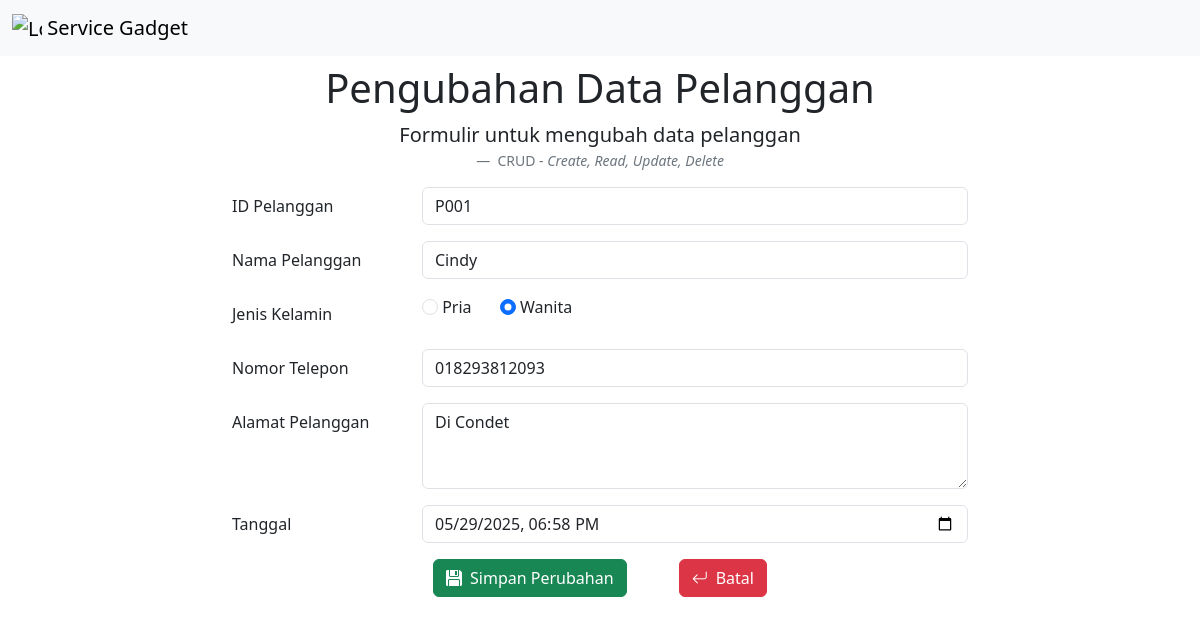
The page /kelola.php?tombol=ubahPelanggan&ubah=P001 on the database its author committed.
### tables this page shows
CREATE TABLE `pelanggan` (
  `id_pelanggan` varchar(10) NOT NULL,
  `nama_pelanggan` text NOT NULL,
  `jenis_kelamin` text NOT NULL,
  `nomor_telepon` char(20) NOT NULL,
  `alamat` text NOT NULL,
  `tanggal` datetime NOT NULL
);

### kelola.php (the view, shortened to what this page needs)
<!DOCTYPE html>
<html lang="en">
<head>
    <link href="css/bootstrap.min.css" rel="stylesheet">
    <link rel="stylesheet" href="bootstrap-icons/bootstrap-icons.min.css">
    <link rel="stylesheet" href="styles.css">
</head>
<body class="pt-5">
    <nav class="navbar fixed-top bg-body-tertiary">
        <div class="container-fluid">
            <a class="navbar-brand" href="#">
                <img src="img/menu_logo.png" alt="Logo" width="30" height="24" class="d-inline-block align-text-top">
                Service Gadget
            </a>
        </div>
    </nav>
    <div class="container">
                    <?php if (isset($_GET['tombol']) && $_GET['tombol'] == 'ubahPelanggan'): ?>
                        <h1 class="mt-3 text-center">Pengubahan Data Pelanggan</h1>
                        <figure class="text-center">
                            <blockquote class="blockquote">
                                <p>Formulir untuk mengubah data pelanggan</p>
                            </blockquote>
                                <?php endif; ?>
                                <figcaption class="blockquote-footer">
                                    CRUD - <cite title="Source Title">Create, Read, Update, Delete</cite>
                                </figcaption>
                            </figure>
                            <?php if (isset($_GET['tombol']) && $_GET['tombol'] == 'ubahPelanggan'): ?>
                                <?php
                                include 'koneksi.php';
                                    $id_pelanggan = $_GET['ubah'];
                                    $query = "SELECT * FROM pelanggan WHERE id_pelanggan = '$id_pelanggan'";
                                    $sql = mysqli_query($conn, $query) or die(mysqli_error($conn));
                                    $result = mysqli_fetch_assoc($sql);
                                    $nmPelanggan = $result['nama_pelanggan'];
                                    $jnsKelamin = $result['jenis_kelamin'];
                                    $nmrTelepon = $result['nomor_telepon'];
                                    $alamat = $result['alamat'];
                                    $tanggal = $result['tanggal'];
                                ?>
                                <form action="proses.php?formUbah=pelanggan" method="post">
                                    <div class="mb-3 row justify-content-center">
                                        <label for="idPelanggan" class="col-sm-2 col-form-label">
                                            ID Pelanggan
                                        </label>
                                        <div class="col-sm-6">
                                            <input type="text" value="<?= $id_pelanggan; ?>" class="form-control" name="idPelanggan" id="idPelanggan" readonly>
                                        </div>
                                    </div>
                                    <div class="mb-3 row justify-content-center">
                                        <label for="namaPelanggan" class="col-sm-2 col-form-label">
                                            Nama Pelanggan
                                        </label>
                                        <div class="col-sm-6">
                                            <input type="text" value="<?= $nmPelanggan; ?>" class="form-control" name="namaPelanggan" id="namaPelanggan">
                                        </div>
                                    </div>
                                    <div class="mb-3 row justify-content-center">
                                        <label class="col-sm-2 col-form-label">
                                            Jenis Kelamin
                                        </label>
                                        <div class="col-sm-6 align-bottom">
                                            <input class="form-check-input" type="radio" name="jkpria" id="pria" <?php if( $jnsKelamin == 'Pria') echo 'checked'; ?> >
                                            <label class="form-check-label me-4" for="pria">
                                                Pria
                                            </label>
                                            <input class="form-check-input" type="radio" name="jkwanita" id="wanita" <?php if( $jnsKelamin == 'Wanita') echo 'checked'; ?>>
                                            <label class="form-check-label" for="wanita">
                                                Wanita
                                            </label>
                                        </div>
                                    </div>
                                    <div class="mb-3 row justify-content-center">
                                        <label for="nomorTelepon" class="col-sm-2 col-form-label">
                                            Nomor Telepon
                                        </label>
                                        <div class="col-sm-6">
                                            <input type="tel" value="<?= $nmrTelepon; ?>" class="form-control" name="nomorTelepon" id="nomorTelepon">
                                        </div>
                                    </div>
                                    <div class="mb-3 row justify-content-center">
                                        <label for="alamat" class="col-sm-2 col-form-label">Alamat Pelanggan</label>
                                        <div class="col-sm-6">
                                            <textarea class="form-control"  name="alamat" id="alamat" rows="3"><?= $alamat; ?></textarea>
                                        </div>
                                    </div>
                                    <div class="mb-3 row justify-content-center">
                                        <label for="tanggal" class="col-sm-2 col-form-label">Tanggal</label>
                                        <div class="col-sm-6">
                                            <input type="datetime-local" value="<?= $tanggal; ?>" class="form-control" id="tanggal" name="tanggal">
                                        </div>
                                    </div>
                                    <div class="mb-3 row justify-content-center text-center">
                                        <div class="col-sm-6">
                                            <button type="submit" name="aksi" value="edit" class="btn btn-success"><i
                                                        class="bi bi-floppy-fill me-2"></i>Simpan Perubahan</button>
                                            <a href="form_pelanggan.php" type="button" class="btn btn-danger ms-5"><i
                                                    class="bi bi-arrow-return-left me-2"></i>Batal</a>
                                        </div>
                                    </div>
                                </form>
                            <?php endif; ?>
    </div>
</body>
</html>

### styles.css (style rules this page uses)
body { height: 2000px; }

### rows shown on the page
pelanggan: namaPelanggan "Cindy", jenis_kelamin "☐ Pria", jenis_kelamin "☑ Wanita", nomorTelepon "018293812093", alamat "Di Condet", tanggal "05/29/2025 18:58"
